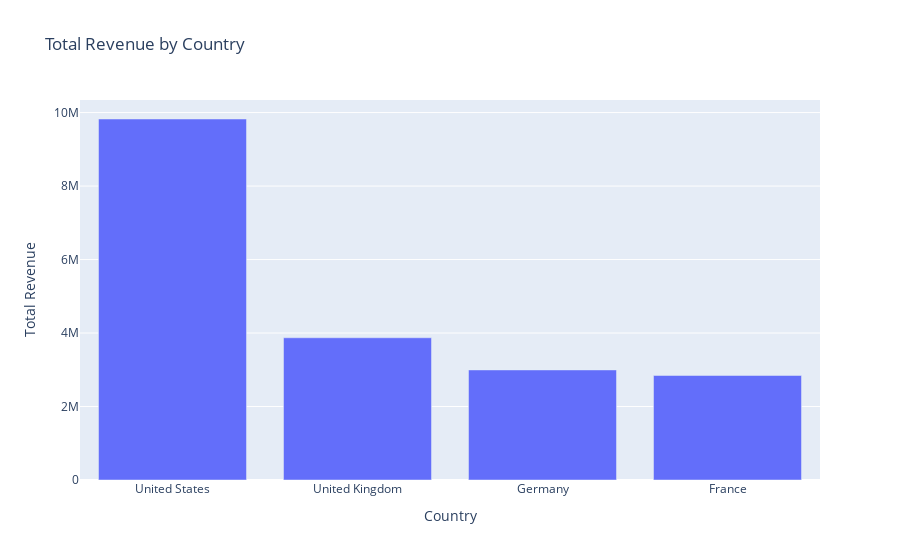

The code cell stored with this chart in its notebook:
### Code cell
# Total Revenue by Country using plotly.express

country_revenue = df.groupby('Country')['Revenue'].sum().sort_values(ascending=False).reset_index()


plt.figure(figsize=(10, 6))
fig = px.bar(country_revenue, x='Country', y='Revenue', title='Total Revenue by Country')
fig.update_layout(xaxis_title='Country', yaxis_title='Total Revenue')
fig.show()

### Figure 1 — Plotly figure (JSON) as saved in the notebook; plotly's stock layout.template omitted (floating-point values rounded to 4 significant figures)
{"data": [{"hovertemplate": "Country=%{x}<br>Revenue=%{y}<extra></extra>", "legendgroup": "", "marker": {"color": "#636efa", "pattern": {"shape": ""}}, "name": "", "orientation": "v", "showlegend": false, "textposition": "auto", "type": "bar", "x": ["United States", "United Kingdom", "Germany", "France"], "xaxis": "x", "y": [9825000.0, 3871000.0, 2996000.0, 2844000.0], "yaxis": "y"}], "layout": {"barmode": "relative", "legend": {"tracegroupgap": 0}, "title": {"text": "Total Revenue by Country"}, "xaxis": {"anchor": "y", "domain": [0, 1], "title": {"text": "Country"}}, "yaxis": {"anchor": "x", "domain": [0, 1], "title": {"text": "Total Revenue"}}}}
